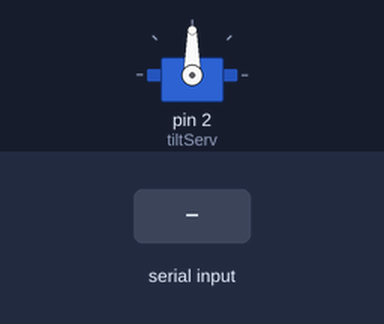
Recording of a sketch running on a simulated Arduino Mega 2560, built with avr-gcc and run on an emulated ATmega2560. Shown: servo. The inputs (shaded band) are chosen by the test bench. What the sketch prints to the serial monitor is not drawn.

Above: at 1.2 s.
1.3 s: "u" received over the second serial link
At 2.2 s:
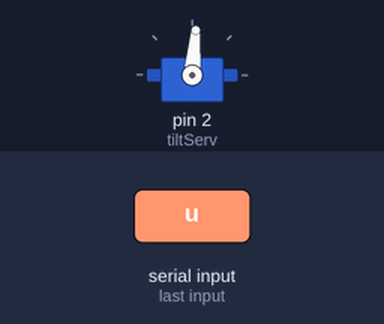
3.5 s: "d" received over the second serial link
At 4.1 s:
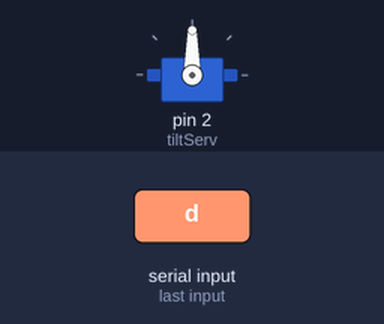
Timing chart, 0 to 6.5 s (numbered marks = the images above; inputs shaded):
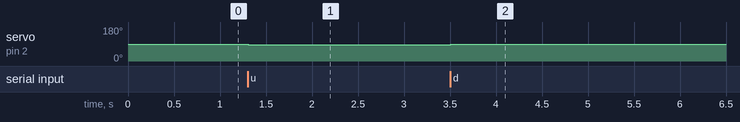

Measured:
- after the input at 1.3 s, servo on pin 2 (tiltServ): 90° → 85° at once
- after the input at 3.5 s, servo on pin 2 (tiltServ): 85° → 90° at once

The sketch:

Servo_mega_txRx_BT.ino
```cpp
/* Servo Mega tx rx BT -- Mega w/ BT/BLE? module, send / recv bytes
   over BT to prog like Proc on PC, can view Ardu's input w/ ser. mon.

  Proc app  --> sends control bytes via BT to Ardu for servo; first got
  a byte for up/down to increment tilt var; Proc. can use joystick button
  simul. key stroke, like sketch mega Servo Tx Rx BT; could try getting
  an int from a slider on Proc

  Uses: BT2 mod on ser2 read/write bytes, servo.write, elapsedMillis for
  timed print, later: convert incoming data to int angle for servo

  for comm w/ remote PC, mega's TX=16 (voltage divider-->3.3v), RX=17,
  to RX/TX on BT mod, send to Proc2 app using BT serial port on PC; must
  pair to device from PC (native BT ok for iMac)

  local Serial Mon. sees data I/O prn
*/

#include <Servo.h>
#include <elapsedMillis.h>  // to .print at interval

// Emulate Serial1 on pins 6/7 if hardware serial (like Mega) not present
#ifndef HAVE_HWSERIAL1
#include "SoftwareSerial.h"
SoftwareSerial Serial1(6, 7); // RX, TX
#endif

// char packetBuffer[10];     // buffer to hold incoming packet, can't be small
// byte replyBuffer[] = "ACK";   // acknowl string to send back, char/byte?
// char replyBuffer[] = "30";  // must be byte array ?<- string, final null sent too
int ack = 30;

elapsedMillis timeElapsed; // declare global so not reset every loop
unsigned int interval = 2000;  // ms for local ser mon print prn

Servo tiltServ;
int posit = 90; // default neutral position, or motor stop

void setup()
{
  // on mega, servo pwr must come from VR not D pins, unclear why
  tiltServ.attach(2);  // control for servo pin D2

//  pinMode(40, OUTPUT);
//  digitalWrite(40, LOW);  // ground for level shift resistor

  Serial.begin(9600);    // speed for Ser. Mon. if on
  Serial2.begin(9600); // speed = BT module / UART rate
  tiltServ.write(posit);  // init to neutral angle

}  // end setup

void loop()
{
  // loop runs 10 hz, gets control bytes from BT module
// ? need faster than incoming data or need to clear buffer
  // if there's BT data available, read & ack
  if (Serial2.available())
  { // print for debug prn
    // read the chars, if >1 sent all get used in loop repeats
    char ch = Serial2.read(); // cmd for servo & clears buffer
    Serial.print(ch);  // chars from remote app

    // parse pkt and change servo setting within tilt limits
    // math looks reversed because 35 = full up, 150 full down
    // seems like 'key' bytes still work as second byte of string
    // but only if draw loop is not sending # continuously
    if (ch == 'u' && posit >= 40) posit -= 5;
    else if (ch == 'd' && posit <= 145) posit += 5;
//    else   // parse string input to int, to send to servo
//    { // read serial w/ readBytes then ? use parseInt()
//      int posiPoss = atoi(packetBuffer);  // conv chars to int
//      if ((posiPoss - 40) >= 1 && (posiPoss - 40) <= 109)
//        posit = posiPoss;  // in 41-149 range, use the new value
//    }
      // send ack to Proc
      // Serial2.print(++ack); counts # of acks; this sends angle
      Serial2.print("angle: "); Serial2.println(posit);

  }  // end if Ser2's respond to data sent

  tiltServ.write(posit); // write current # to servo

  // print to ser. mon. at sane interval prn
  if (timeElapsed > interval)
    {
      Serial.print("angle: ");
      Serial.println(posit);
      timeElapsed = 0;
    }

  delay(100);
}  // end loop
```
